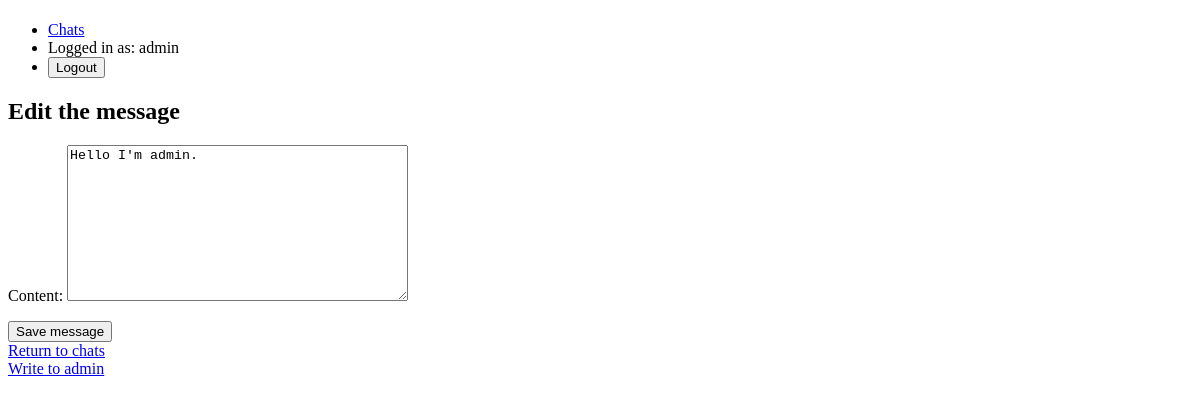
The page /messenger/message/1/edit/ (signed in) on the database as committed earlier.
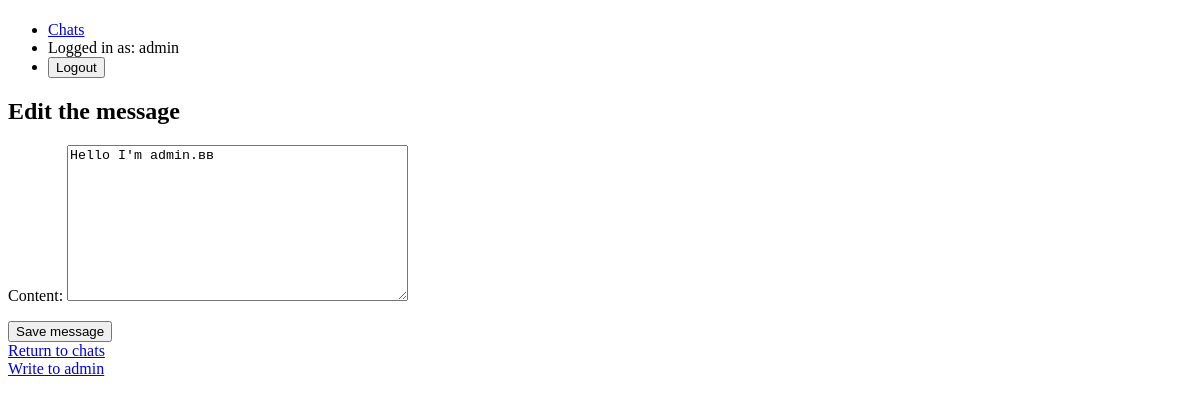
The same page on the database as committed later.
### messenger/models.py (models this page shows, shortened)
class Message(models.Model):
    chat = models.ForeignKey(Chat, on_delete=models.CASCADE)
    author = models.ForeignKey(User, on_delete=models.CASCADE)
    content = models.TextField()
    timestamp = models.DateTimeField(auto_now_add=True)
    recipient = models.ForeignKey(User, on_delete=models.CASCADE, related_name='received_messages', null=True, blank=True)

### messenger/views.py (the view)
# urls.py: path('message/<int:message_id>/edit/', edit_message, name='edit_message'),
@login_required
def edit_message(request, message_id):
    message = get_object_or_404(Message, pk=message_id)
    if request.user != message.author:
        return render(request, 'messenger/edit_message_error.html')
    if request.method == 'POST':
        form = MessageEditForm(request.POST, instance=message)
        if form.is_valid():
            form.save()
            return redirect('chat_detail', chat_id=message.chat.pk)
    else:
        form = MessageEditForm(instance=message)
    return render(request, 'messenger/edit_message.html', {'form': form})

### messenger/forms.py
class MessageEditForm(forms.ModelForm):
    class Meta:
        model = Message
        fields = ['content']

### templates/messenger/edit_message.html (shortened to what this page needs)
{% extends 'base_generic.html' %}
{% load static %}
{% block content %}
    <h2>Edit the message</h2>
    <form method="post">
        {{ form.as_p }}
        <button type="submit">Save message</button>
    </form>
    <a href="{% url 'chat_list' %}">Return to chats</a>
{% endblock %}

Rows that differ between the two databases and show on the page:
changed Message: content "Hello I'm admin." → "Hello I'm admin.вв"
